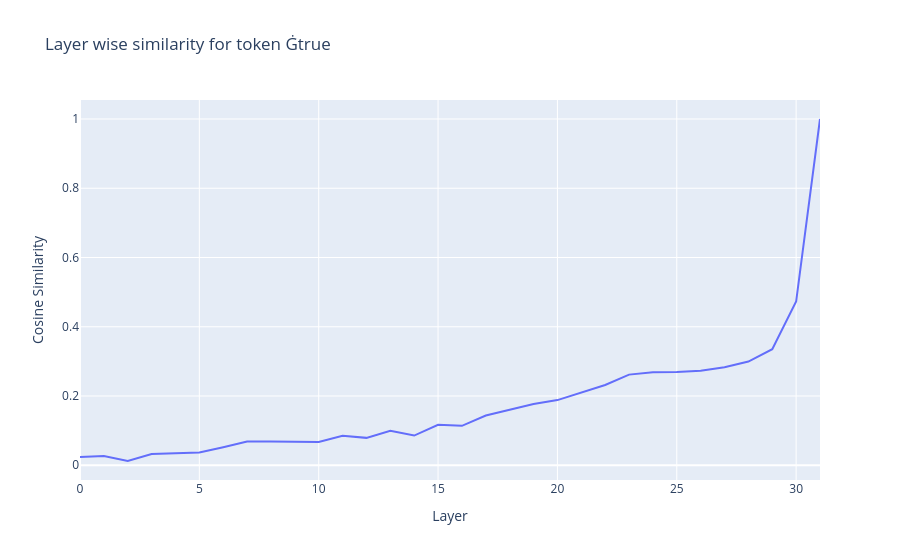

Notebook source saved alongside this figure:
### Code cell
num = -4
line(result[num]['layer_wise_sim'], list(range(0, len(result[num]['layer_wise_sim']))), title=f"Layer wise similarity for token {result[num]['token_generated']}", xaxis="Layer", yaxis="Cosine Similarity", hover_labels={"x": "Layer", "y": "Cosine Similarity"})

### Figure 1 — Plotly figure (JSON) as saved in the notebook; plotly's stock layout.template omitted (floating-point values rounded to 4 significant figures)
{"data": [{"hovertemplate": "Layer=%{xLayer}<br>Cosine Similarity=%{yCosine Similarity}<extra></extra>", "legendgroup": "", "line": {"color": "#636efa", "dash": "solid"}, "marker": {"symbol": "circle"}, "mode": "lines", "name": "", "orientation": "v", "showlegend": false, "type": "scatter", "x": [0, 1, 2, 3, 4, 5, 6, 7, 8, 9, 10, 11, 12, 13, 14, 15, 16, 17, 18, 19, 20, 21, 22, 23, 24, 25, 26, 27, 28, 29, 30, 31], "xaxis": "x", "y": [0.02411, 0.02646, 0.01226, 0.03219, 0.03461, 0.03654, 0.05217, 0.06826, 0.06851, 0.06692, 0.06716, 0.08506, 0.07905, 0.09965, 0.08577, 0.1169, 0.1138, 0.1436, 0.1608, 0.1771, 0.1882, 0.2108, 0.2317, 0.2618, 0.2687, 0.269, 0.2731, 0.2833, 0.2995, 0.3353, 0.4728, 1.0], "yaxis": "y"}], "layout": {"legend": {"tracegroupgap": 0}, "title": {"text": "Layer wise similarity for token Ġtrue"}, "xaxis": {"anchor": "y", "domain": [0, 1], "title": {"text": "Layer"}}, "yaxis": {"anchor": "x", "domain": [0, 1], "title": {"text": "Cosine Similarity"}}}}
